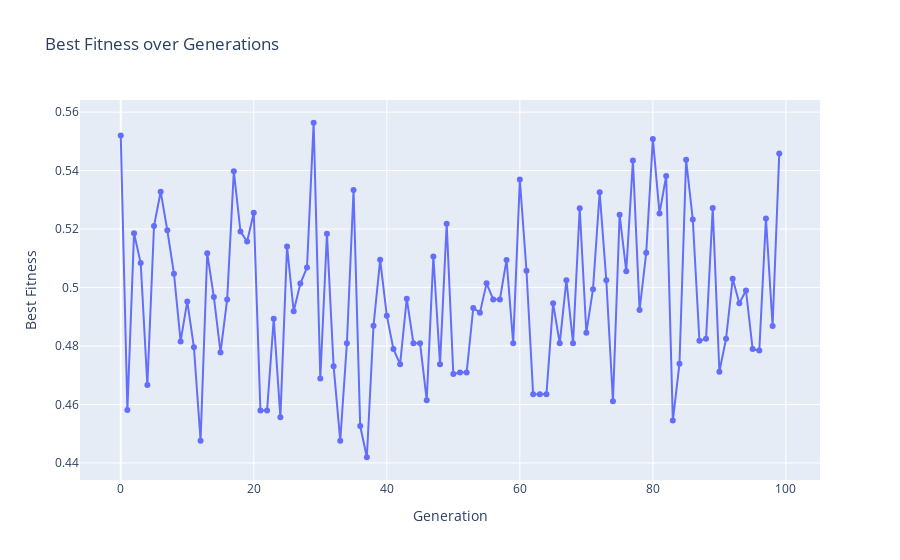

The notebook cell this image was saved under:
### Code cell
fig = go.Figure()
fig.add_trace(go.Scatter(x=list(range(ga.max_iter)), y=ga.generation_best_Y, mode='lines+markers', name='Best Fitness'))
fig.update_layout(
    title='Best Fitness over Generations',
    xaxis_title='Generation',
    yaxis_title='Best Fitness'    
)
fig.show()
